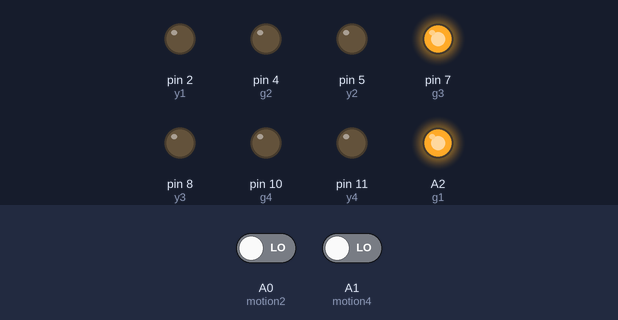
The sketch below on a simulated Arduino Uno, built with avr-gcc and run on an emulated ATmega328P. Shown: output pins drawn as LEDs (lit = HIGH). Inputs (shaded band) come from the test bench; at power-on: A0 (motion2) LOW, A1 (motion4) LOW. Pins used as bus, display or sensor lines are not drawn; what the sketch prints to the serial monitor is not drawn.

Above: at 0.1 s.
Timing chart, 0 to 1.6 s (numbered marks = the images above):
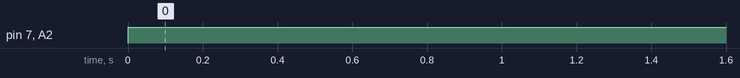

The sketch:

Priority_based_traffic_Control_System.ino
```cpp
// Pin definitions for traffic lights (g = green, y = yellow, r = red)
int g1 = A2;  // Green light for Highway
int y1 = 2;   // Yellow light for Highway
int r1 = 3;   // Red light for Highway

int g2 = 4;   // Green light for Street 1
int y2 = 5;   // Yellow light for Street 1
int r2 = 6;   // Red light for Street 1

int g3 = 7;   // Green light for Street 2
int y3 = 8;   // Yellow light for Street 2
int r3 = 9;   // Red light for Street 2

int g4 = 10;  // Green light for Street 3
int y4 = 11;  // Yellow light for Street 3
int r4 = 12;  // Red light for Street 3

// Motion sensor pins to detect cars waiting at Street 1 and Street 3
int motion2 = A0;  // Motion sensor for Street 1
int motion4 = A1;  // Motion sensor for Street 3

void setup() {
  // Initialize all traffic light pins as OUTPUT
  pinMode(A2, OUTPUT);
  pinMode(2, OUTPUT);
  pinMode(3, OUTPUT);
  pinMode(4, OUTPUT);
  pinMode(5, OUTPUT);
  pinMode(6, OUTPUT);
  pinMode(7, OUTPUT);
  pinMode(8, OUTPUT);
  pinMode(9, OUTPUT);
  pinMode(10, OUTPUT);
  pinMode(11, OUTPUT);
  pinMode(12, OUTPUT);

  // Initialize motion sensor pins as INPUT to detect waiting cars
  pinMode(motion2, INPUT);
  pinMode(motion4, INPUT);

  // Start serial communication for debugging and status messages
  Serial.begin(9600);
}

void loop() {
  // Reset all yellow and red lights to ensure clean start
  digitalWrite(y1, LOW);
  digitalWrite(r1, LOW);
  digitalWrite(g2, LOW);
  digitalWrite(y2, LOW);
  digitalWrite(y3, LOW);
  digitalWrite(r3, LOW);
  digitalWrite(g4, LOW);
  digitalWrite(y4, LOW);

  // Highway is open (green light on highway), streets are closed (red lights)
  analogWrite(g1, 255); // Green light on highway at maximum brightness
  digitalWrite(r2, HIGH);  // Red light for Street 1
  digitalWrite(g3, HIGH);  // Green light for Street 2 (assumed open for continuous flow)
  digitalWrite(r4, HIGH);  // Red light for Street 3

  Serial.println("HIGHWAY OPEN!");

  // Initialize a flag to check for waiting cars
  int r = 0;

  // Check for waiting cars for 15 seconds (1 second delay per iteration)
  for (int i = 1; i < 15; i++) {
    if (digitalRead(motion2) == HIGH || digitalRead(motion4) == HIGH) {
      r = 1;  // Set flag if cars are detected at Street 1 or Street 3
    }
    delay(1000);  // Wait for 1 second
  }

  Serial.println("CHECKING FOR CARS WAITING");

  // If cars are detected, switch the traffic light sequence
  if (r == 1) {
    Serial.println("CARS DETECTED");

    // Turn off the highway green light, turn on yellow
    digitalWrite(g1, LOW);
    digitalWrite(y1, HIGH);
    digitalWrite(g3, LOW);   // Turn off green for Street 2
    digitalWrite(y3, HIGH);  // Turn on yellow for Street 2
    delay(2000);             // Wait 2 seconds for yellow light transition

    // Close highway (red light on), Street 2 also closed
    digitalWrite(r1, HIGH);
    digitalWrite(y1, LOW);
    digitalWrite(r3, HIGH);
    digitalWrite(y3, LOW);

    // Open streets for cars (green lights for Street 1 and Street 3)
    digitalWrite(r2, LOW);
    digitalWrite(g2, HIGH);
    digitalWrite(r4, LOW);
    digitalWrite(g4, HIGH);

    Serial.println("Street OPEN!!");
    delay(5000);  // Allow street traffic for 5 seconds

    // Start yellow light transition for streets (prepare to close streets)
    digitalWrite(g2, LOW);
    digitalWrite(y2, HIGH);
    digitalWrite(g4, LOW);
    digitalWrite(y4, HIGH);
    delay(2000);  // Wait 2 seconds for yellow light transition

    // Close streets (red lights on for Street 1 and Street 3)
    digitalWrite(r2, HIGH);
    digitalWrite(r4, HIGH);

    Serial.println("Street CLOSED!!");
  }
  else {
    // No cars detected, keep the highway open
    Serial.println("NO CARS DETECTED!");
  }
}
```

Measured:
- by itself, pin 7 (g3), A2 (g1): LOW → HIGH at 0.00 s
